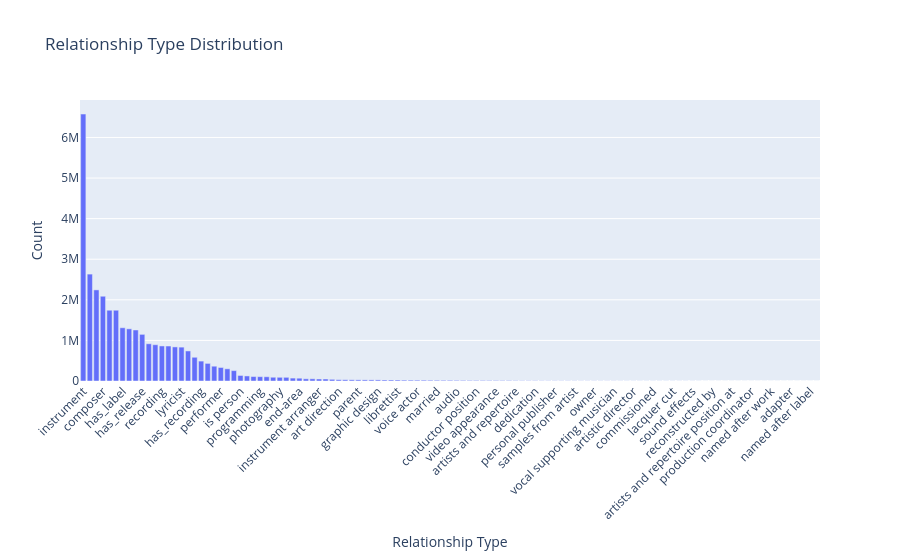

Notebook cell for this chart:
### Code cell
# Explore master_relations if it exists
if 'master_relations' in tables['name'].values:
    print("Schema:")
    display(db.get_table_info('master_relations'))
    
    print("\nSample:")
    rel_sample = db.get_table_sample('master_relations', 20)
    display(rel_sample)
    
    # Get relationship type distribution
    rel_types = db.query("""
        SELECT 
            predicate,
            COUNT(*) as count,
            COUNT(DISTINCT subject_id) as unique_subjects,
            COUNT(DISTINCT object_id) as unique_objects
        FROM master_relations
        GROUP BY predicate
        ORDER BY count DESC
    """)
    print("\nRelationship types:")
    display(rel_types)
    
    # Visualize
    fig = px.bar(rel_types, x='predicate', y='count',
                 title='Relationship Type Distribution',
                 labels={'count': 'Count', 'predicate': 'Relationship Type'})
    fig.update_layout(xaxis_tickangle=-45)
    fig.show()

### Figure 1 — Plotly figure (JSON) as saved in the notebook; plotly's stock layout.template omitted (floating-point values rounded to 4 significant figures)
{"data": [{"hovertemplate": "Relationship Type=%{x}<br>Count=%{y}<extra></extra>", "legendgroup": "", "marker": {"color": "#636efa", "pattern": {"shape": ""}}, "name": "", "orientation": "v", "showlegend": false, "textposition": "auto", "type": "bar", "x": ["instrument", "vocal", "producer", "composer", "has_artist", "played_on", "has_label", "area", "member of band", "has_release", "conductor", "writer", "recording", "mix", "engineer", "lyricist", "performing orchestra", "arranger", "has_recording", "begin-area", "artist-genre", "performer", "editor", "remixer", "is person", "mastering", "balance", "programming", "sound", "orchestrator", "photography", "mix-DJ", "phonographic copyright", "end-area", "teacher", "liner notes", "instrument arranger", "design", "misc", "art direction", "chorus master", "artwork", "parent", "sibling", "translator", "graphic design", "design/illustration", "illustration", "librettist", "copyright", "instrument technician", "voice actor", "label founder", "recording contract", "married", "concertmaster", "collaboration", "audio", "vocal arranger", "video director", "conductor position", "compiler", "founder", "video appearance", "tribute", "instrumental supporting musician", "artists and repertoire", "subgroup", "audio director", "dedication", "personal label", "creative direction", "personal publisher", "supporting musician", "publishing", "samples from artist", "booklet editor", "involved with", "owner", "revised by", "field recordist", "vocal supporting musician", "artist rename", "producer position at", "artistic director", "creative position at", "legal representation", "commissioned", "booking", "premiere", "lacquer cut", "named after artist", "previous attribution", "sound effects", "dedicated to", "animation", "reconstructed by", "licensor", "engineer position at", "artists and repertoire position at", "composer-in-residence", "transfer", "production coordinator", "position at", "executive position at", "named after work", "choreographer", "cinematographer", "adapter", "named after release group", "video copyright", "named after label", "scriptwriter"], "xaxis": "x", "y": [6576850, 2633697, 2244680, 2088189, 1743633, 1743623, 1311982, 1285682, 1256954, 1149303, 917064, 893891, 863612, 861867, 839897, 834556, 740691, 584703, 490232, 433587, 364745, 333162, 300253, 255895, 136504, 124720, 109872, 106657, 104673, 92585, 91218, 90684, 71622, 68935, 54045, 53893, 49398, 49176, 41188, 32390, 30959, 29632, 28609, 27502, 27446, 27296, 25473, 25134, 24529, 21089, 20848, 20283, 19985, 18189, 17734, 16866, 16831, 15344, 14575, 13629, 13436, 13045, 12620, 11764, 11063, 10861, 7631, 6302, 6235, 6120, 4963, 4802, 4770, 4474, 4359, 3908, 3272, 3240, 3090, 2970, 2696, 2603, 2558, 2320, 2074, 2032, 1955, 1687, 1674, 1615, 1603, 1598, 1577, 1563, 1345, 642, 586, 459, 437, 434, 432, 295, 205, 194, 177, 169, 164, 103, 97, 87, 59, 16, 4], "yaxis": "y"}], "layout": {"barmode": "relative", "legend": {"tracegroupgap": 0}, "title": {"text": "Relationship Type Distribution"}, "xaxis": {"anchor": "y", "domain": [0, 1], "tickangle": -45, "title": {"text": "Relationship Type"}}, "yaxis": {"anchor": "x", "domain": [0, 1], "title": {"text": "Count"}}}}
